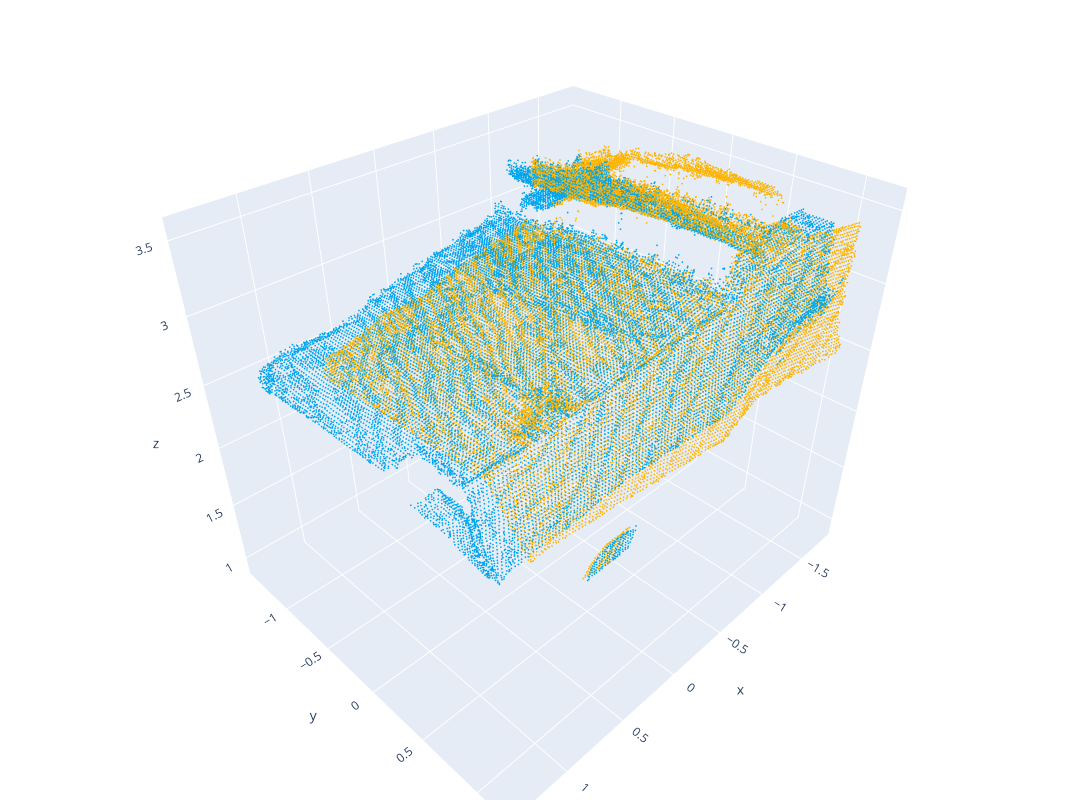

The cell this chart's notebook holds for it:
### Code cell
test_path = f"{data_root}/{dataset}/{split}"
scenes = ['7-scenes-redkitchen',                                # index: 0
          'sun3d-home_at-home_at_scan1_2013_jan_1',             # index: 1
          'sun3d-home_md-home_md_scan9_2012_sep_30',            # index: 2
          'sun3d-hotel_uc-scan3',                               # index: 3
          'sun3d-hotel_umd-maryland_hotel1',                    # index: 4
          'sun3d-hotel_umd-maryland_hotel3',                    # index: 5
          'sun3d-mit_76_studyroom-76-1studyroom2',              # index: 6
          'sun3d-mit_lab_hj-lab_hj_tea_nov_2_2012_scan1_erika'] # index: 7

plot_alignment(output_folder, test_path, inlier_th,
               scene=scenes[7],
               tgt_ID=14, src_ID=16, voxel_size=0.025, aligned=True)

### Figure 1 — Plotly figure (JSON) as saved in the notebook; plotly's stock layout.template omitted (floating-point values rounded to 4 significant figures; data arrays with more than 128 entries replaced by an {"elided": "..."} marker saying what was removed)
{"data": [{"marker": {"color": {"elided": "20674x3 float values"}, "size": 1}, "mode": "markers", "type": "scatter3d", "x": {"elided": "20674 float values"}, "y": {"elided": "20674 float values"}, "z": {"elided": "20674 float values"}}, {"marker": {"color": {"elided": "22415x3 float values"}, "size": 1}, "mode": "markers", "type": "scatter3d", "x": {"elided": "22415 float values"}, "y": {"elided": "22415 float values"}, "z": {"elided": "22415 float values"}}], "layout": {"height": 800, "margin": {"b": 0, "l": 0, "r": 0, "t": 0}, "scene": {"camera": {"center": {"x": 0, "y": 0, "z": 0}, "up": {"x": 0, "y": 0, "z": 1}}}, "showlegend": false, "width": 1200}}
